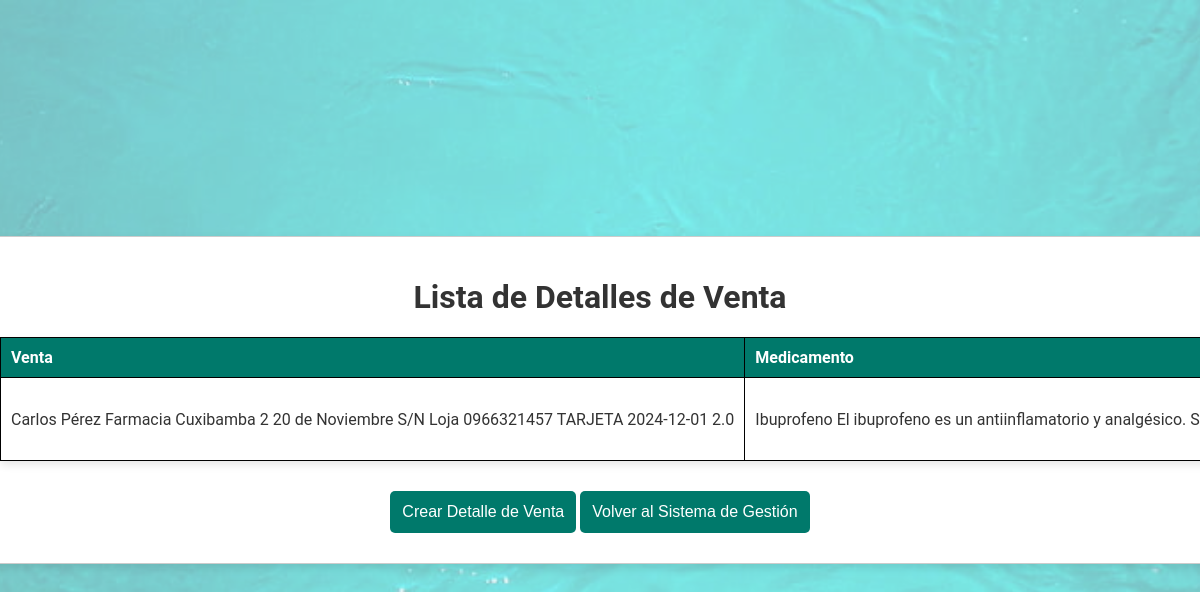
Page /detalles_venta/ on the earlier database version.
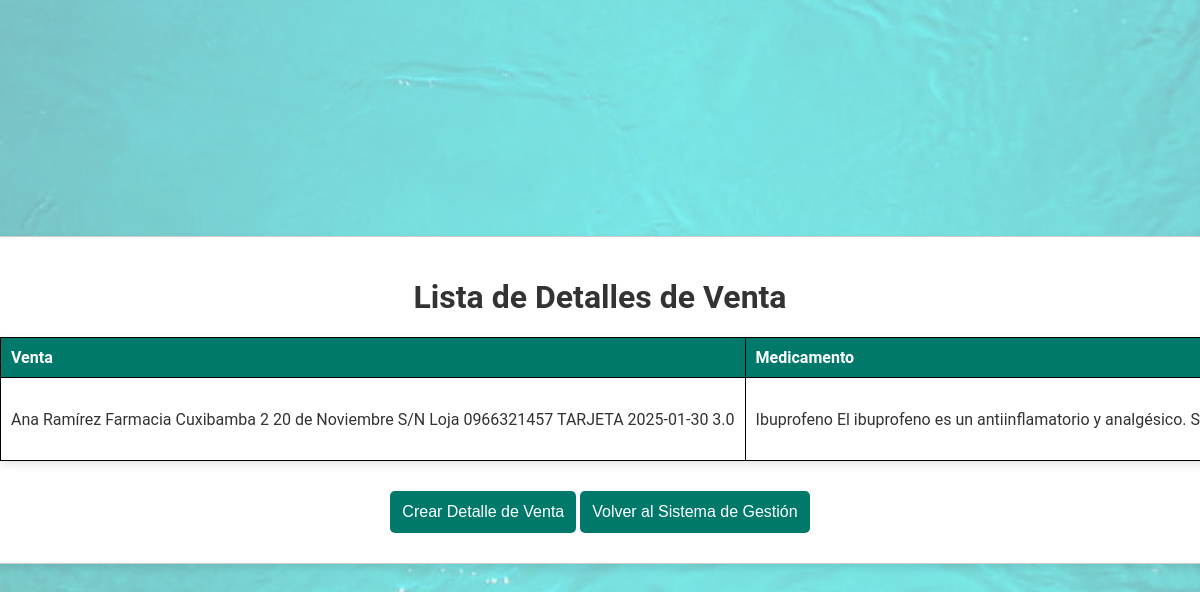
Same page on the later database version.
### Farmacia/models.py (models this page shows, shortened)
class DetalleVenta(models.Model):
    venta = models.ForeignKey(Venta, on_delete=models.CASCADE, related_name='detalles_venta')
    medicamento = models.ForeignKey(Medicamento, on_delete=models.CASCADE, related_name='detalles_venta')
    cantidad_medicamento = models.IntegerField()
    precio = models.FloatField()

class Venta(models.Model):
    cliente = models.ForeignKey(Cliente, on_delete=models.CASCADE,related_name='ventas')
    sucursal = models.ForeignKey(Sucursal, on_delete=models.CASCADE)
    tipo_pago = models.CharField(max_length=50,
        choices=[(tag.name, tag.value) for tag in TipoDePago])
    fecha = models.DateField()
    total = models.FloatField()
    def __str__(self):
        return f'{self.cliente} {self.sucursal} {self.tipo_pago} {self.fecha} {self.total}'

class Persona(models.Model):
    cedula = models.CharField(max_length=10, primary_key=True)
    nombre = models.CharField(max_length=50)
    teléfono = models.CharField(max_length=10)
    class Meta:
        abstract = True

class Cliente(Persona):
    dirección = models.CharField(max_length=50)
    def __str__(self):
        return self.nombre

class Sucursal(models.Model):
    nombre = models.CharField(max_length=50)
    dirección = models.ForeignKey(Dirección, on_delete=models.CASCADE)
    teléfono = models.CharField(max_length=10)
    farmacia = models.ForeignKey('Farmacia', on_delete=models.CASCADE, related_name='sucursales')
    def __str__(self):
        return f'{self.nombre} {self.dirección} {self.teléfono}'

class Dirección(models.Model):
    calle_principal = models.CharField(max_length=50)
    calle_secundaria = models.CharField(max_length=50)
    ciudad = models.CharField(max_length=50)
    def __str__(self):
        return f'{self.calle_principal} {self.calle_secundaria} {self.ciudad}'

class Medicamento(models.Model):
    nombre_medicamento = models.CharField(max_length=50)
    descripcion = models.CharField(max_length=50)
    presentación = models.CharField(
        max_length=50,
        choices=[(tag.name, tag.value) for tag in Presentación]  # Usamos los valores del Enum
    )
    def __str__(self):
        return f'{self.nombre_medicamento} {self.descripcion} {self.presentación}'

### Farmacia/views.py (the view)
# urls.py: path('detalles_venta/', views.detalle_venta_list, name='detalle_venta_list'),
def detalle_venta_list(request):
    detalles_venta = DetalleVenta.objects.all()
    return render(request, 'detalles_venta/detalle_venta_list.html', {'detalles_venta': detalles_venta})

### templates/detalles_venta/detalle_venta_list.html (shortened to what this page needs)
<!DOCTYPE html>
<html lang="es">
<head>
    {% load static %}
    <link rel="stylesheet" href="{% static 'css/tablas.css' %}">
</head>
<body class="detalle-venta-list">
    <div class="container">
        <h1>Lista de Detalles de Venta</h1>
        <table class="styled-table">
            <thead>
                <tr>
                    <th>Venta</th>
                    <th>Medicamento</th>
                </tr>
            </thead>
            <tbody>
                {% for detalle_venta in detalles_venta %}
                    <tr>
                        <td>{{ detalle_venta.venta }}</td>
                        <td>{{ detalle_venta.medicamento }}</td>
                    </tr>
                {% endfor %}
            </tbody>
        </table>
        <a href="{% url 'detalle_venta_create' %}"><button>Crear Detalle de Venta</button></a>
        <a href="{% url 'management_system' %}"><button>Volver al Sistema de Gestión</button></a>
    </div>
</body>
</html>

Differences in the rows shown:
removed DetalleVenta: venta "Carlos Pérez Farmacia Cuxibamba 2 20 de Noviembre S/N Loja 0966321457 TARJETA 2024-12-01 2.0", medicamento "Ibuprofeno El ibuprofeno es un antiinflamatorio y analgésico.…"
added DetalleVenta: venta "Ana Ramírez Farmacia Cuxibamba 2 20 de Noviembre S/N Loja 0966321457 TARJETA 2025-01-30 3.0", medicamento "Ibuprofeno El ibuprofeno es un antiinflamatorio y analgésico.…"
